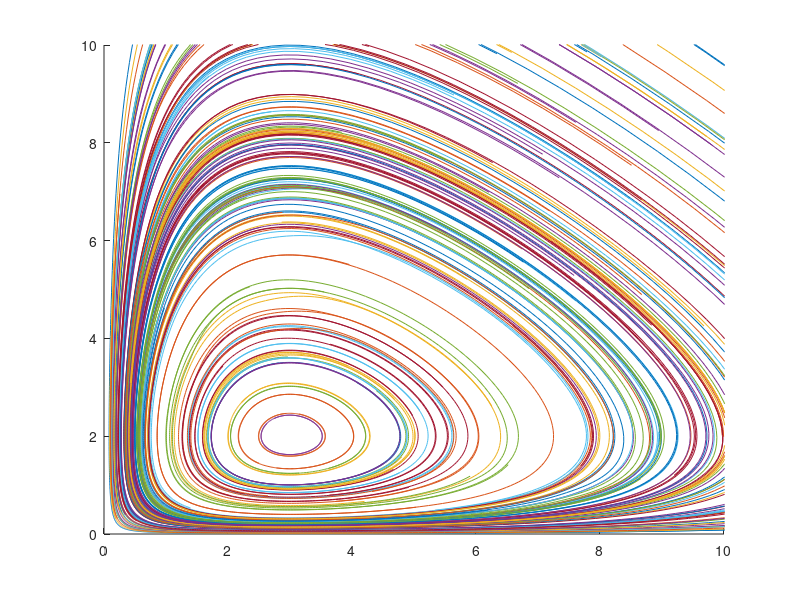

The MATLAB script that drew this image:
% script phase_diag.m
1;
pbaspect([1 1 1])

% Bounds
xmin=0; xmax=10;
ymin=0; ymax=10;


%df = @(t,y) [y(1)*(3-y(1)) - 2*y(1)*y(2),
% y(2)*(2-y(2)) - y(1)*y(2)];
 
 
df = @(t,y) [2*y(1) - y(1)*y(2),
 -3*y(2) + y(1)*y(2)];
 
 
  

% ------

hold off
newplot
hold on
axis ([xmin xmax ymin ymax])
for n=1:100
  x0=(xmax-xmin)*rand+xmin;
  y0=(ymax-ymin)*rand+ymin;

  [t,y] = ode45 (df, [0:0.01:5], [x0, y0]);
  X=y(:,1);
  Y=y(:,2);

  plot(X,Y);
endfor

%---